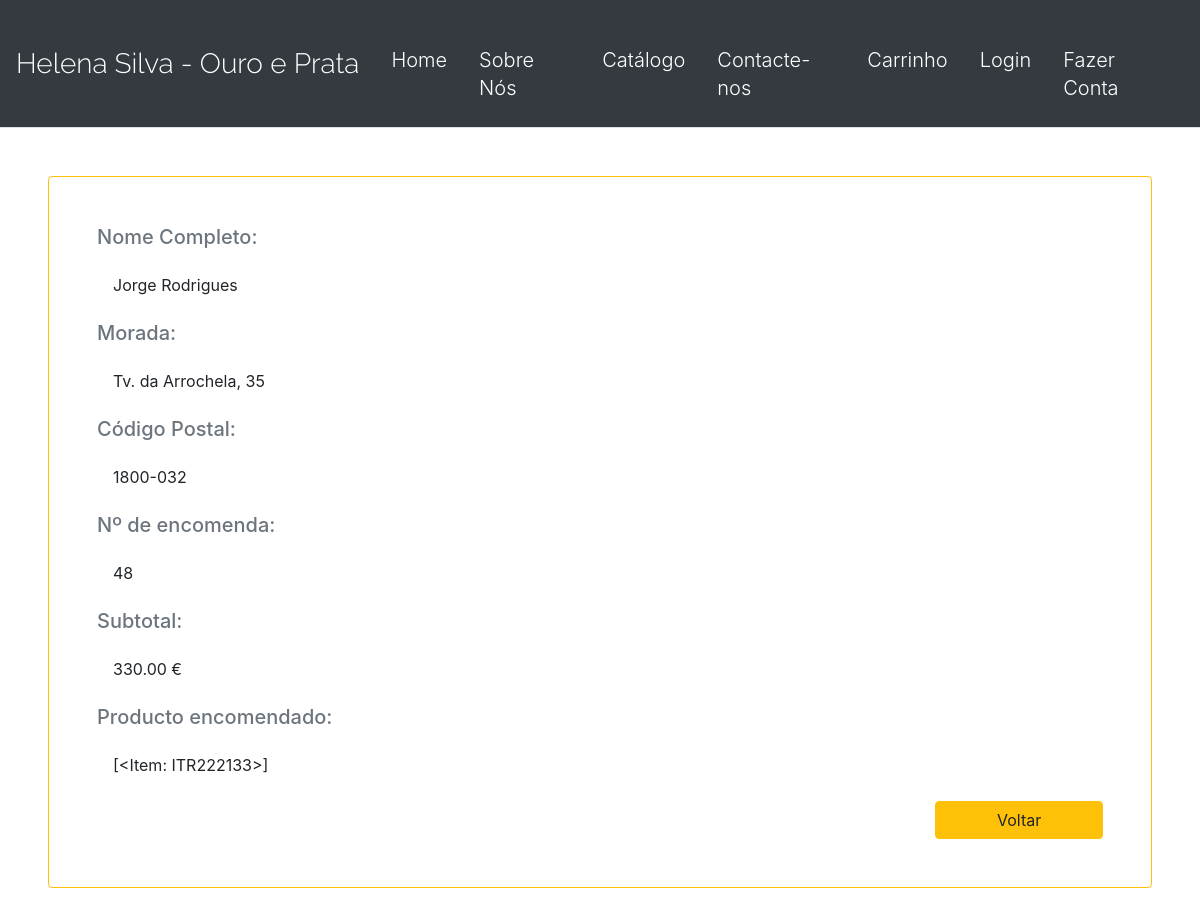
The app's page /profile/201904231603ae4494order with its own data.
### payments/models.py (models this page shows, shortened)
class Order(models.Model):
	ORDERED_THROUGH = (
		('online', 'Online'),
		('ctt', 'CTT')
		)
	DISTRITO = (
		('Aveiro', 'Aveiro'),
		('Beja', 'Beja'),
		('Braga', 'Braga'),
		('Bragança', 'Bragança'),
		('Castelo Branco', 'Castelo Branco'),
		('Coimbra', 'Coimbra'),
		('Évora', 'Évora'),
		('Faro', 'Faro'),
		('Guarda', 'Guarda'),
		('Leiria', 'Leiria'),
		('Lisboa', 'Lisboa'),
		('Portalegre', 'Portalegre'),
		('Porto', 'Porto'),
		('Santarém', 'Santarém'),
		('Setúbal', 'Setúbal'),
		('Viana do Castelo', 'Viana do Castelo'),
		('Vila Real', 'Vila Real'),
		('Viseu', 'Viseu'),
		('Ilha da Madeira', 'Ilha da Madeira'),
		('Ilha de Porto Santo', 'Ilha de Porto Santo'),
		('Ilha de Santa Maria', 'Ilha de Santa Maria'),
		('Ilha de São Miguel', 'Ilha de São Miguel'),
		('Ilha Terceira', 'Ilha Terceira'),
		('Ilha da Graciosa', 'Ilha da Graciosa'),
		('Ilha de São Jorge', 'Ilha de São Jorge'),
		('Ilha do Pico', 'Ilha do Pico'),
		('Ilha do Faial', 'Ilha do Faial'),
		('Ilha das Flores', 'Ilha das Flores'),
		('Ilha do Corvo', 'Ilha do Corvo'),
		)
	order_id = models.CharField(max_length=100, null=False, default='Code_order')
	nome_completo = models.CharField(max_length=150, null=False)
	email = models.EmailField(default='')
	rua = models.CharField(max_length=300, null=False, default = '')
	numero = models.IntegerField(blank=True, null=True, default=0)
	andar = models.CharField(max_length=3 , null=True, default='0')
	localidade = models.CharField(max_length=60, null=False, default = '')
	distrito = models.CharField(choices=DISTRITO, max_length=30, null=False, default = '')
	morada = models.IntegerField(blank=True, null=True, default=0)
	codigo_postal_1 = models.CharField(max_length=4, blank=True, null=True, default='') #raise an error if codigo_postal != intenger
	codigo_postal_2 = models.CharField(max_length=3, blank=True, null=True, default='')
	user = models.ForeignKey(User, null=True, blank=True, on_delete=models.SET_NULL)
	cart = models.ForeignKey(Cart, null=True, on_delete=models.SET_NULL)
	items = models.CharField(max_length=500, null=False, default='') #, on_delete=models.SET_NULL)  #add items to the order, so we know what was being ordered
	total = models.IntegerField(blank=True, null=True)
	is_ordered = models.BooleanField(default=False)
	ordered_through = models.CharField(choices=ORDERED_THROUGH, max_length=10, null=False, default = '')
	timestamp = models.DateTimeField(auto_now_add=True)
	slug = models.SlugField(max_length=100, default='')

### users/models.py (models this page shows)
class Cart(models.Model):
	user = models.ForeignKey(User, null=True, blank=True, on_delete=models.DO_NOTHING)
	products = models.ManyToManyField(Item, blank=True)
	subtotal = models.DecimalField(default=0.00, max_digits=20, decimal_places=2)
	total = models.DecimalField(default=0.00, max_digits=20, decimal_places=2)
	updated = models.DateTimeField(auto_now=True)
	timestamp = models.DateTimeField(auto_now_add=True)
	objects = CartManager()
	def __str__(self):
		return str(self.id)

### payments/views.py (the view)
# urls.py: path('profile/<slug:slug>', payment_views.ProfileOrderView, name='profile_orders'),
def ProfileOrderView(request, slug):
	order = get_object_or_404(Order, slug=slug)
	template = "payments/profile_order.html"
	context = {'order':order}
	return render(request, template, context)

### payments/templates/payments/profile_order.html (shortened to what this page needs)
{% extends "catalog/navbar.html" %}
{% block content %}
    <span class=' card border-warning m-5 p-5'>
        <span class='text-muted h5'> Nome Completo: </span><p class='m-3 mb-4'> {{order.nome_completo}} </p>
        <span class='text-muted h5'> Morada: </span><p class='m-3 mb-4'> {{order.rua}}, {{order.numero}} </p>
        <span class='text-muted h5'> Código Postal: </span><p class='m-3 mb-4 '> {{order.codigo_postal_1}}-{{order.codigo_postal_2}} </p>
        <span class='text-muted h5'> Nº de encomenda: </span><p class='m-3 mb-4'> {{order.cart}} </p>
        <span class='text-muted h5'> Subtotal: </span><p class='m-3 mb-4'> {{order.total}}.00 € </p>
        <span class='text-muted h5'> Producto encomendado: </span><p class='m-3 mb-4'> {{order.items}}  </p>
        <a class='btn btn-warning offset-md-10 ' href="{% url 'profile' %}">Voltar</a>
{% endblock content %}

### catalog/static/catalog/main.css (style rules this page uses)
a { font-color: yellow; }

### records on screen
Order: nome_completo "Jorge Rodrigues", rua "Tv. da Arrochela", numero "35", codigo_postal_1 "1800", codigo_postal_2 "032", cart "48", total "330", items "[<Item: ITR222133>]"
